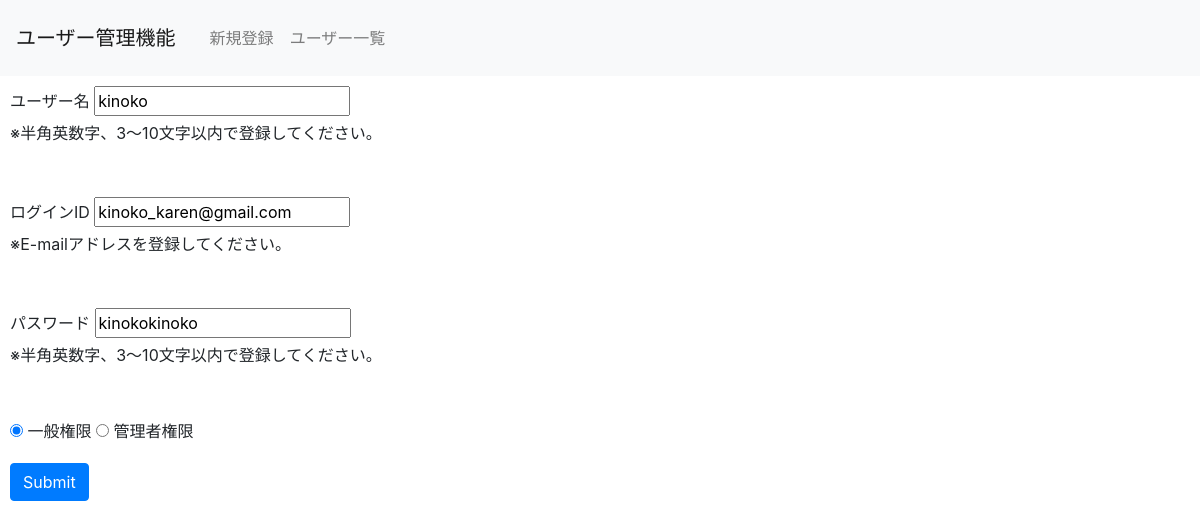
Page /kadai02/user_detail.php?id=6 on the committed database.
### tables this page shows
CREATE TABLE IF NOT EXISTS `user_table` (
`id` int(12) NOT NULL,
  `name` varchar(64) NOT NULL,
  `lid` varchar(128) NOT NULL,
  `lpw` varchar(64) NOT NULL,
  `kanri_flg` int(1) NOT NULL,
  `life_flg` int(1) NOT NULL
);

### kadai02/user_detail.php (the view, shortened to what this page needs)
<?php
$id = $_GET['id'];
$pdo = db_conn();
$sql = 'SELECT * FROM user_table WHERE id = :id';
$stmt = $pdo->prepare($sql);
$stmt->bindValue(':id', $id, PDO::PARAM_INT);
$status = $stmt->execute();
if ($status==false) {
    errorMsg($stmt);
} else {
    $rs = $stmt->fetch();
}
?>
<!DOCTYPE html>
<html lang="ja">
<head>
    <link rel="stylesheet" href="https://stackpath.bootstrapcdn.com/bootstrap/4.2.1/css/bootstrap.min.css">
</head>
<body>
    <header>
        <nav class="navbar navbar-expand-lg navbar-light bg-light">
            <a class="navbar-brand" href="#">ユーザー管理機能</a>
            <div class="collapse navbar-collapse" id="navbarNav">
                <ul class="navbar-nav">
                    <li class="nav-item">
                        <a class="nav-link" href="user_index.php">新規登録</a>
                    </li>
                    <li class="nav-item">
                        <a class="nav-link" href="user_select.php">ユーザー一覧</a>
                    </li>
                </ul>
            </div>
        </nav>
    </header>
    <form method="post" action="user_update.php">
    <div class="form-group">
            <label for="name">ユーザー名</label>
            <input type="text" class="validate[required,minSize[3],maxSize[10],custom[onlyLetterNumber]]" value ="<?=$rs['name']?>" id="name" name="name" placeholder="user name">
            <p>※半角英数字、3～10文字以内で登録してください。</p>
        </div>
        <div class="form-group">
            <label for="lid">ログインID</label>
            <input type="text" class="validate[required,custom[email]]" id="lid" name="lid" value ="<?=$rs['lid']?>">
            <p>※E-mailアドレスを登録してください。</p>
        </div>
        <div class="form-group">
            <label for="lpw">パスワード</label>
            <input type="text" class="validate[required,minSize[3],maxSize[10],custom[onlyLetterNumber]]" id="lpw" name="lpw" value ="<?=$rs['lpw']?>">
            <p>※半角英数字、3～10文字以内で登録してください。</p>
        </div>
        <div>
          <input type="radio" name="kanri_flg" id="kanri_flg" value="0"  checked> 一般権限
          <input type="radio" name="kanri_flg" id="kanri_flg" value="1"> 管理者権限
        </div>
        <div class="form-group">
            <button type="submit" class="btn btn-primary">Submit</button>
        </div>
    </form>
</body>
</html>

### kadai02/user_detail.php (style rules this page uses)
div { padding: 10px; font-size:16px; }

### rows in the picture
user_table: name "kinoko", lid "kinoko_karen@gmail.com", lpw "kinokokinoko"
